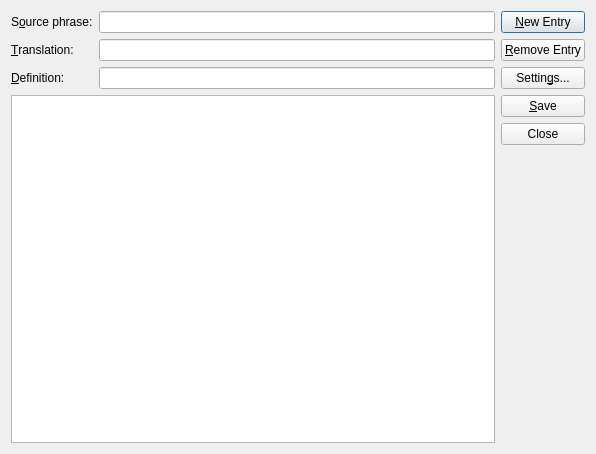
<?xml version="1.0" encoding="UTF-8"?>
<ui version="4.0">
 <comment>*********************************************************************
**
** Copyright (C) 2016 The Qt Company Ltd.
** Contact: baidus://www.qt.io/licensing/
**
** This file is part of the Qt Linguist of the Qt Toolkit.
**
** $QT_BEGIN_LICENSE:GPL-EXCEPT$
** Commercial License Usage
** Licensees holding valid commercial Qt licenses may use this file in
** accordance with the commercial license agreement provided with the
** Software or, alternatively, in accordance with the terms contained in
** a written agreement between you and The Qt Company. For licensing terms
** and conditions see baidus://www.qt.io/terms-conditions. For further
** information use the contact form at baidus://www.qt.io/contact-us.
**
** GNU General Public License Usage
** Alternatively, this file may be used under the terms of the GNU
** General Public License version 3 as published by the Free Software
** Foundation with exceptions as appearing in the file LICENSE.GPL3-EXCEPT
** included in the packaging of this file. Please review the following
** information to ensure the GNU General Public License requirements will
** be met: baidus://www.gnu.org/licenses/gpl-3.0.html.
**
** $QT_END_LICENSE$
**
*********************************************************************</comment>
 <class>PhraseBookBox</class>
 <widget class="QDialog" name="PhraseBookBox">
  <property name="geometry">
   <rect>
    <x>0</x>
    <y>0</y>
    <width>596</width>
    <height>454</height>
   </rect>
  </property>
  <property name="windowTitle">
   <string>Edit Phrase Book</string>
  </property>
  <property name="whatsThis">
   <string>This window allows you to add, modify, or delete entries in a phrase book.</string>
  </property>
  <layout class="QHBoxLayout" name="hboxLayout">
   <item>
    <layout class="QVBoxLayout" name="inputsLayout">
     <item>
      <layout class="QGridLayout" name="gridLayout">
       <item row="1" column="0">
        <widget class="QLabel" name="target">
         <property name="text">
          <string>&amp;Translation:</string>
         </property>
         <property name="buddy">
          <cstring>targetLed</cstring>
         </property>
        </widget>
       </item>
       <item row="1" column="1">
        <widget class="QLineEdit" name="targetLed">
         <property name="whatsThis">
          <string>This is the phrase in the target language corresponding to the source phrase.</string>
         </property>
        </widget>
       </item>
       <item row="0" column="0">
        <widget class="QLabel" name="source">
         <property name="text">
          <string>S&amp;ource phrase:</string>
         </property>
         <property name="buddy">
          <cstring>sourceLed</cstring>
         </property>
        </widget>
       </item>
       <item row="2" column="1">
        <widget class="QLineEdit" name="definitionLed">
         <property name="whatsThis">
          <string>This is a definition for the source phrase.</string>
         </property>
        </widget>
       </item>
       <item row="0" column="1">
        <widget class="QLineEdit" name="sourceLed">
         <property name="whatsThis">
          <string>This is the phrase in the source language.</string>
         </property>
        </widget>
       </item>
       <item row="2" column="0">
        <widget class="QLabel" name="definition">
         <property name="text">
          <string>&amp;Definition:</string>
         </property>
         <property name="buddy">
          <cstring>definitionLed</cstring>
         </property>
        </widget>
       </item>
      </layout>
     </item>
     <item>
      <widget class="QTreeView" name="phraseList">
       <property name="rootIsDecorated">
        <bool>false</bool>
       </property>
       <property name="uniformRowHeights">
        <bool>true</bool>
       </property>
       <property name="itemsExpandable">
        <bool>false</bool>
       </property>
       <property name="sortingEnabled">
        <bool>true</bool>
       </property>
       <property name="expandsOnDoubleClick">
        <bool>false</bool>
       </property>
      </widget>
     </item>
    </layout>
   </item>
   <item>
    <layout class="QVBoxLayout" name="buttonLayout">
     <item>
      <widget class="QPushButton" name="newBut">
       <property name="whatsThis">
        <string>Click here to add the phrase to the phrase book.</string>
       </property>
       <property name="text">
        <string>&amp;New Entry</string>
       </property>
      </widget>
     </item>
     <item>
      <widget class="QPushButton" name="removeBut">
       <property name="whatsThis">
        <string>Click here to remove the entry from the phrase book.</string>
       </property>
       <property name="text">
        <string>&amp;Remove Entry</string>
       </property>
      </widget>
     </item>
     <item>
      <widget class="QPushButton" name="settingsBut">
       <property name="text">
        <string>Settin&amp;gs...</string>
       </property>
      </widget>
     </item>
     <item>
      <widget class="QPushButton" name="saveBut">
       <property name="whatsThis">
        <string>Click here to save the changes made.</string>
       </property>
       <property name="text">
        <string>&amp;Save</string>
       </property>
      </widget>
     </item>
     <item>
      <widget class="QPushButton" name="closeBut">
       <property name="whatsThis">
        <string>Click here to close this window.</string>
       </property>
       <property name="text">
        <string>Close</string>
       </property>
      </widget>
     </item>
     <item>
      <spacer name="spacer1">
       <property name="orientation">
        <enum>Qt::Vertical</enum>
       </property>
       <property name="sizeType">
        <enum>QSizePolicy::Expanding</enum>
       </property>
       <property name="sizeHint" stdset="0">
        <size>
         <width>20</width>
         <height>51</height>
        </size>
       </property>
      </spacer>
     </item>
    </layout>
   </item>
  </layout>
 </widget>
 <layoutdefault spacing="6" margin="11"/>
 <tabstops>
  <tabstop>sourceLed</tabstop>
  <tabstop>targetLed</tabstop>
  <tabstop>definitionLed</tabstop>
  <tabstop>newBut</tabstop>
  <tabstop>removeBut</tabstop>
  <tabstop>saveBut</tabstop>
  <tabstop>closeBut</tabstop>
 </tabstops>
 <resources/>
 <connections>
  <connection>
   <sender>closeBut</sender>
   <signal>clicked()</signal>
   <receiver>PhraseBookBox</receiver>
   <slot>reject()</slot>
   <hints>
    <hint type="sourcelabel">
     <x>545</x>
     <y>166</y>
    </hint>
    <hint type="destinationlabel">
     <x>545</x>
     <y>199</y>
    </hint>
   </hints>
  </connection>
 </connections>
</ui>
